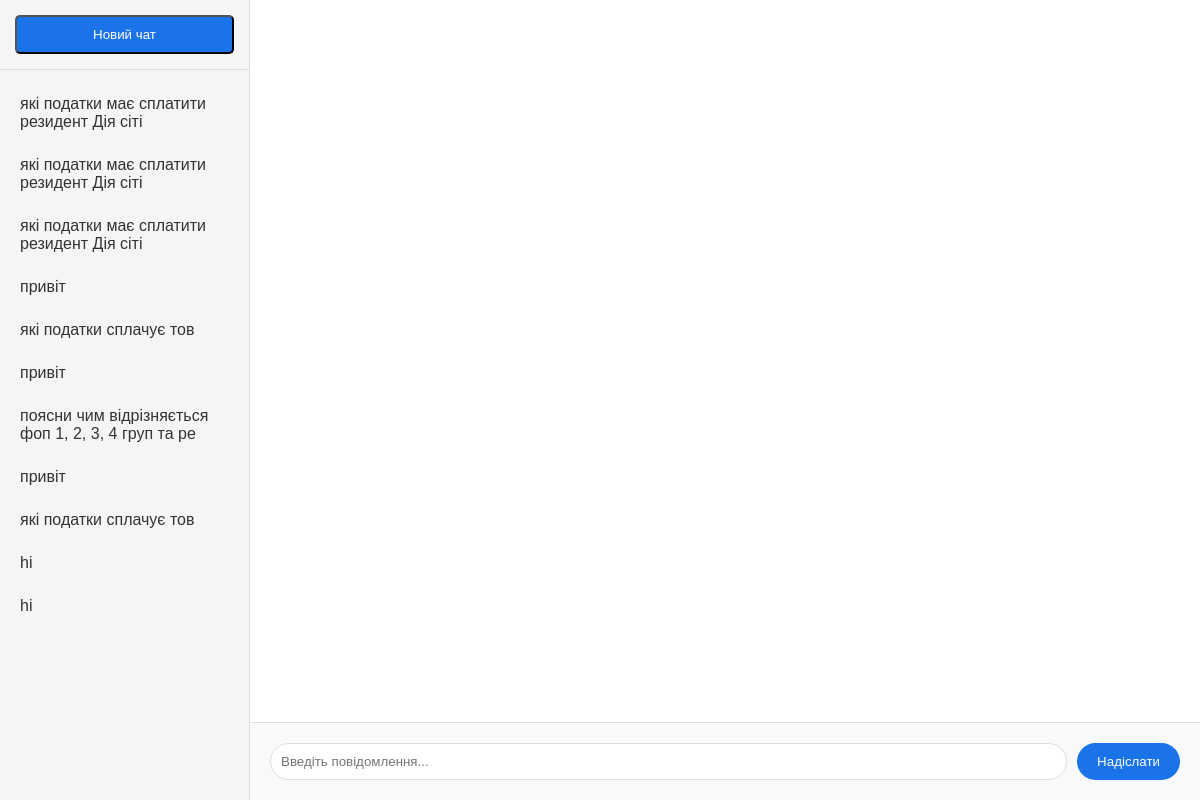
Page /chat/ (signed in) on the committed database.
### chat/models.py (models this page shows, shortened)
class Chat(models.Model):
    user = models.ForeignKey(User, on_delete=models.CASCADE)
    title = models.CharField(max_length=200)
    created_at = models.DateTimeField(auto_now_add=True)

### chat/views.py (the view, shortened to what this page needs)
# urls.py: path("chat/", views.chat_view, name="chat"),
@login_required
def chat_view(request):
    chats = Chat.objects.filter(user=request.user).order_by("-created_at")
    current_chat = None
    messages = []
    chat_id = request.GET.get("chat_id")
    if chat_id:
        current_chat = get_object_or_404(Chat, id=chat_id, user=request.user)
        messages = Message.objects.filter(chat=current_chat).order_by("timestamp")
    return render(
        request,
        "chat.html",
        {"chats": chats, "current_chat": current_chat, "messages": messages},
    )

### chat/templates/chat.html (shortened to what this page needs)
{% extends 'base.html' %}
{% block content %}
<div class="chat-container">
    <div class="sidebar" id="sidebar">
        <div class="sidebar-header">
            <button class="new-chat-btn" onclick="window.location.href='/chat/'">Новий чат</button>
        </div>
        <div class="chats-list">
            {% for chat in chats %}
            <div class="chat-item {% if current_chat.id == chat.id %}active{% endif %}">
                <a href="?chat_id={{ chat.id }}">{{ chat.title }}</a>
            </div>
            {% endfor %}
        </div>
    </div>
    <div class="chat-main">
        <div class="messages-container">
        </div>
        <form method="post" class="message-form">
            <input type="text" name="message" placeholder="Введіть повідомлення..." required>
            <button type="submit">Надіслати</button>
        </form>
    </div>
</div>
{% endblock %}

### chat/templates/base.html (shortened to what this page needs)
<!DOCTYPE html>
<html>
<head>
    <link rel="stylesheet" href="/static/css/style.css">
</head>
<body>
    {% block content %}
    {% endblock %}
</body>
</html>

### chat/static/css/style.css (style rules this page uses)
* { margin: 0; padding: 0; box-sizing: border-box; }
body { margin: 0; padding: 0; font-family: Arial, sans-serif; background-color: #f0f2f5; }
.chat-container { display: flex; height: 100vh; position: relative; }
.sidebar { width: 250px; background-color: #f5f5f5; border-right: 1px solid #ddd; transition: transform 0.3s ease; position: relative; overflow-y: auto; }
.sidebar-header { padding: 15px; border-bottom: 1px solid #ddd; }
.new-chat-btn { display: block; width: 100%; padding: 10px 15px; background-color: #1a73e8; color: white; text-decoration: none; border-radius: 5px; text-align: center; font-weight: 500; transition: background-color 0.2s; }
.chats-list { padding: 10px; }
.chat-item { padding: 10px; margin: 5px 0; border-radius: 5px; cursor: pointer; transition: background-color 0.2s; }
.chat-item a { color: #333; text-decoration: none; display: block; }
.chat-main { flex: 1; display: flex; flex-direction: column; background-color: #ffffff; }
.messages-container { flex: 1; overflow-y: auto; padding: 10px; display: flex; flex-direction: column; }
.message-form { padding: 20px; background-color: #f8f9fa; border-top: 1px solid #ddd; display: flex; gap: 10px; }
.message-form input { flex: 1; padding: 10px; border: 1px solid #ddd; border-radius: 20px; outline: none; }
.message-form button { padding: 10px 20px; background-color: #1a73e8; color: white; border: none; border-radius: 20px; cursor: pointer; transition: background-color 0.2s; }

### rows in the picture
Chat: title "які податки має сплатити резидент Дія сіті"
Chat: title "які податки має сплатити резидент Дія сіті"
Chat: title "які податки має сплатити резидент Дія сіті"
Chat: title "привіт"
Chat: title "які податки сплачує тов"
Chat: title "привіт"
Chat: title "поясни чим відрізняється фоп 1, 2, 3, 4 груп та ре"
Chat: title "привіт"
Chat: title "які податки сплачує тов"
Chat: title "hi"
Chat: title "hi"
